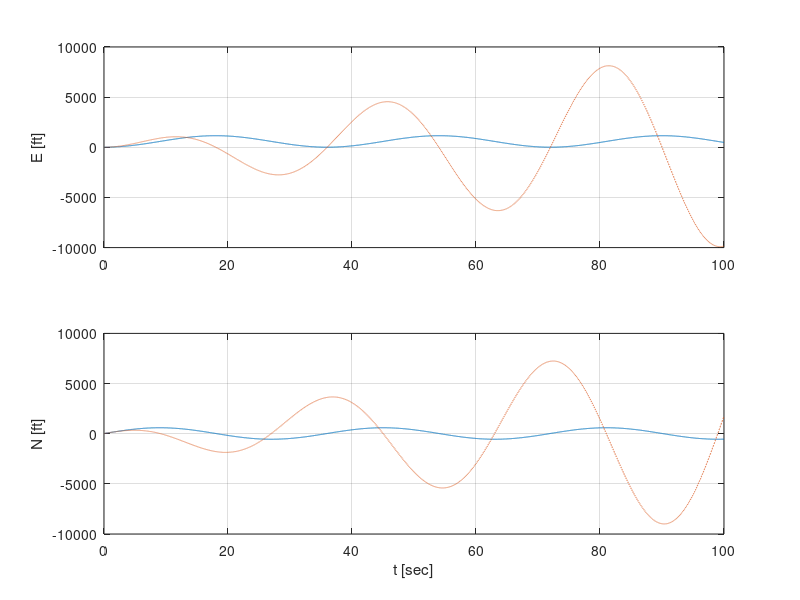
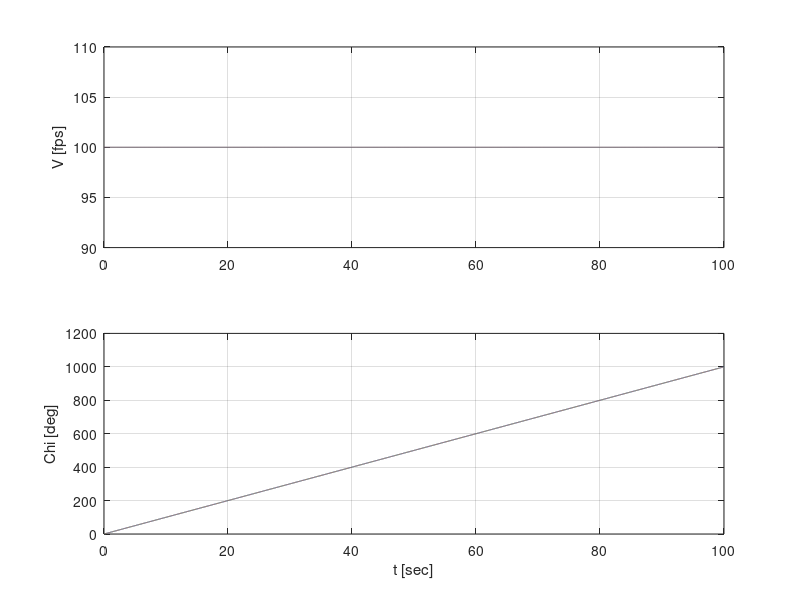
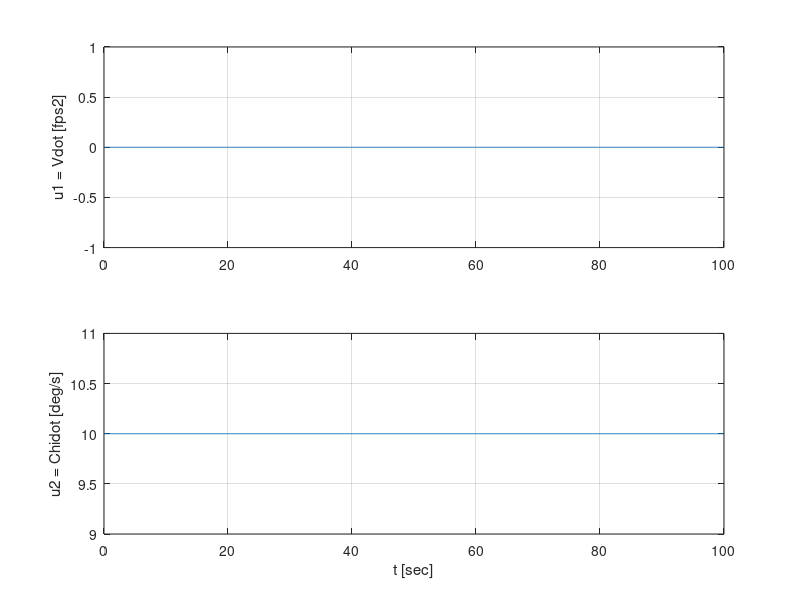

MATLAB code to generate these figures, in order:

T = 0.01;

V0 = 100; % fps
Chi0 = 30*pi/180*0;
E0 = 10; % ft
N0 = 20; % ft

t = (0:T:100)';
n = length(t);

u1 = zeros(n,1);
u2 = zeros(n,1);

caseno = 2;

switch caseno
    case 1
        u1(1:20) = 10;
        u1(21:30) = -10;
        u2(41:50) = 10*pi/180;
        u2(51:60) = -10*pi/180;
    case 2
        u2(1:n) = 10*pi/180;
end

E_NL = zeros(n,1);
N_NL = zeros(n,1);
V_NL = zeros(n,1);
Chi_NL = zeros(n,1);

E_NL(1) = E0;
N_NL(1) = N0;
V_NL(1) = V0;
Chi_NL(1) = Chi0;

%% Nonlinear

for k = 1:n-1
    E_NL(k+1) = E_NL(k) + T*( V_NL(k) * sin(Chi_NL(k)) );
    N_NL(k+1) = N_NL(k) + T*( V_NL(k) * cos(Chi_NL(k)) );
    V_NL(k+1) = V_NL(k) + T * u1(k);
    Chi_NL(k+1) = Chi_NL(k) + T * u2(k);
end

figure(1); clf
subplot(211);
plot(t,E_NL); ylabel('E [ft]');  grid on;
subplot(212);
plot(t,N_NL); ylabel('N [ft]');  grid on;
xlabel('t [sec]');

figure(2); clf
subplot(211); grid on;
plot(t,V_NL); ylabel('V [fps]');  grid on;
subplot(212);
plot(t,Chi_NL*180/pi); ylabel('Chi [deg]');  grid on;
xlabel('t [sec]');

figure(3); clf
subplot(211);
plot(t,u1); ylabel('u1 = Vdot [fps2]');  grid on;
subplot(212);
plot(t,u2*180/pi); ylabel('u2 = Chidot [deg/s]');  grid on;
xlabel('t [sec]');

%% Linear

method = 2;

switch method
    case 1
        
        x = zeros(4,n);
        x(:,1) = [E0; N0; V0; Chi0];
        
        A_L = [sin(Chi0) V0*cos(Chi0); cos(Chi0) -V0*sin(Chi0)];
        B_L = eye(2);
        
        A = zeros(4,4);
        A(1:2,3:4) = A_L;
        
        B = zeros(4,2);
        B(3:4,1:2) = B_L;
        
        u = [u1 u2];
        
        for k = 1:n-1
            x(:,k+1) = x(:,k) + T*A*x(:,k) + T*B*u(k,:)';
        end

    case 2
        
        x = zeros(4,n);
        x(:,1) = [E0; N0; V0; Chi0];
        
        A_L = [sin(Chi0) V0*cos(Chi0); cos(Chi0) -V0*sin(Chi0)];
        B_L = eye(2);
        
        A = zeros(4,4);
        A(1:2,3:4) = A_L;
        
        B = zeros(4,2);
        B(3:4,1:2) = B_L;
        
        u = [u1 u2];
        
        A_L_old = A_L;
        
        for k = 1:n-1
            x(:,k+1) = x(:,k) + T*A*x(:,k) + T*B*u(k,:)';
            V02 = x(3,k+1);
            Chi02 = x(4,k+1);
            
            A_L = [sin(Chi02) V02*cos(Chi02); cos(Chi02) -V02*sin(Chi02)];
            A(1:2,3:4) = A_L;
            
            if E_NL(k+1) < x(1,k+1)
                %print('diff');
            end
            
       end        
        
end


E_L = x(1,:);
N_L = x(2,:);
V_L = x(3,:);
Chi_L = x(4,:);

figure(1);
subplot(211); hold on
plot(t,E_L,'--');
subplot(212); hold on
plot(t,N_L,'--');

figure(2);
subplot(211); hold on
plot(t,V_L,'--');
subplot(212); hold on
plot(t,Chi_L*180/pi,'--');







